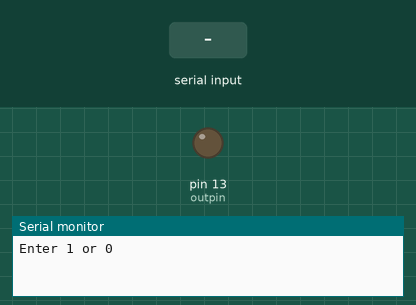
Bench run of a sketch on a simulated Arduino Uno, built with avr-gcc and run on an emulated ATmega328P. Shown: output pins drawn as LEDs (lit = HIGH), the last lines printed to the serial monitor. Inputs (shaded band) come from the test bench.

Above: at 1.2 s.
1.3 s: "1" received over Serial
At 1.9 s:
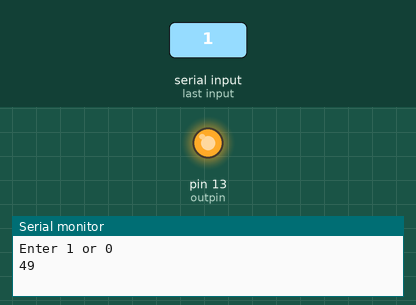
2.8 s: "0" received over Serial
At 4.2 s:
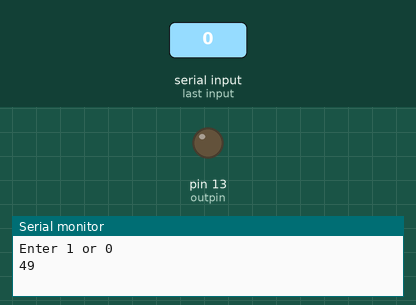
Timing chart, 0 to 5.8 s (numbered marks = the images above; inputs shaded):
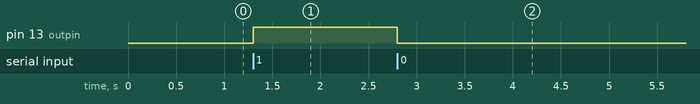

Measured:
- after the input at 1.3 s, pin 13 (outpin): LOW → HIGH at once
- after the input at 2.8 s, pin 13 (outpin): HIGH → LOW at once

The sketch:

Serial_read.ino
```cpp
int outpin =13;

void setup() {
  // put your setup code here, to run once:
pinMode(outpin,OUTPUT);
Serial.begin(9600);
Serial.println("Enter 1 or 0");
}

void loop() {
  // put your main code here, to run repeatedly:
  if (Serial.available()>0)
  {
    byte ch=Serial.read();
    if(ch == 49)
    {
      digitalWrite(outpin,HIGH);
      Serial.println(ch);
      delay(1000);
    }
      else if(ch ==48)
      {
       digitalWrite(outpin,LOW);
      }
   }
}
```
